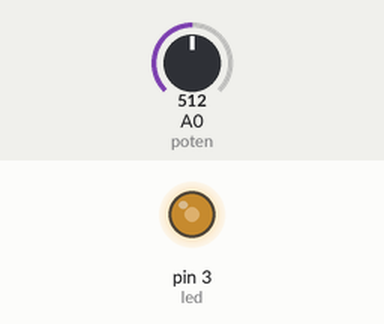
The sketch below on a simulated Arduino Uno, built with avr-gcc and run on an emulated ATmega328P. Shown: output pins drawn as LEDs (lit = HIGH). Inputs (shaded band) come from the test bench; at power-on: A0 (poten) = 512.

Above: at 1.2 s.
1.3 s: A0 (poten) set to 716
At 2.5 s:
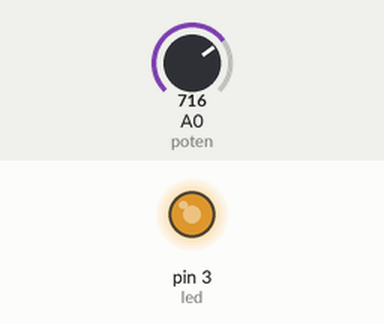
2.8 s: A0 (poten) set to 900
At 3.8 s:
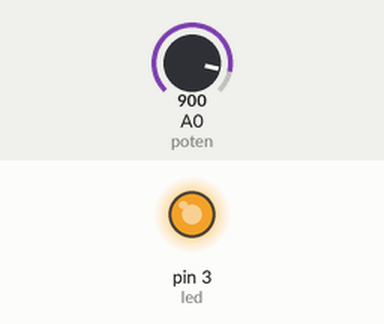
4.3 s: A0 (poten) set to 122
At 4.9 s:
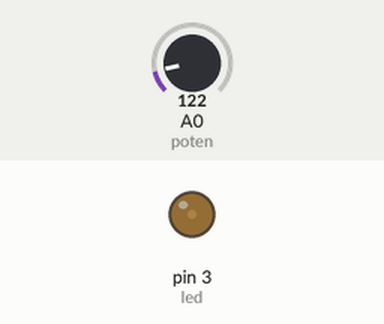
5.8 s: A0 (poten) set to 0
At 7.2 s:
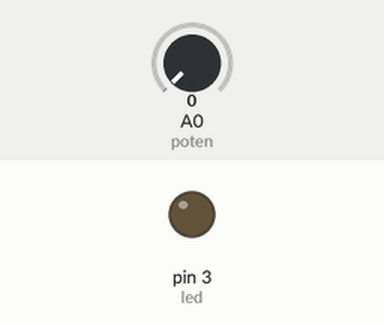
Timing chart, 0 to 8.3 s (numbered marks = the images above; inputs shaded):
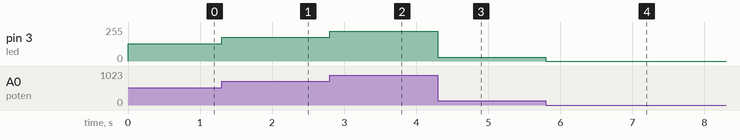

The sketch:

Practica_2.ino
```cpp
#define led 3
#define poten A0

int intensidad;

void setup() {
digitalWrite(led, OUTPUT);

}

void loop() {
intensidad  = analogRead(poten) /4;
analogWrite(led, intensidad);
}
```

Measured:
- after the input at 1.3 s, pin 3 (led): 128/255 → 179/255 at once
- after the input at 2.8 s, pin 3 (led): 179/255 → 225/255 at once
- after the input at 4.3 s, pin 3 (led): 225/255 → 30/255 at once
- after the input at 5.8 s, pin 3 (led): 30/255 → 0/255 at once
